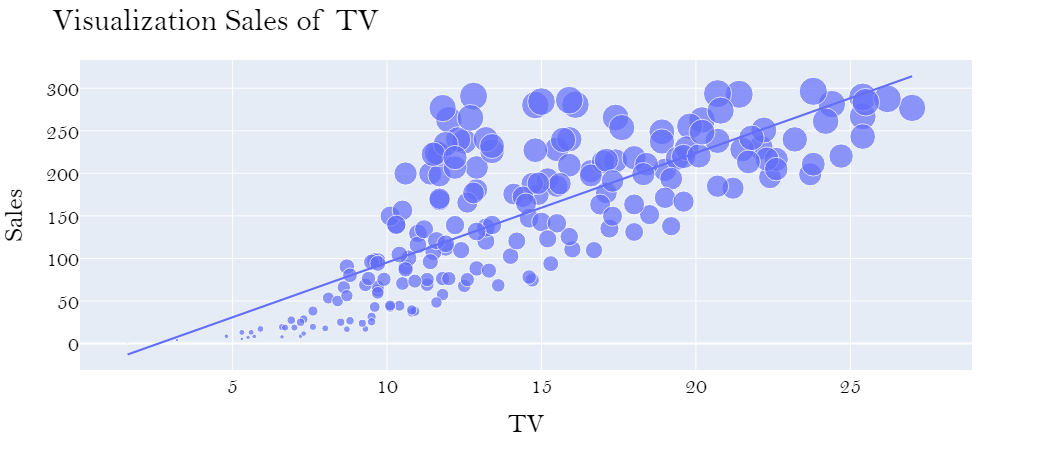
#> input picture Click-Through Rate Prediction with Machine Learning/img/TV.png, 1052 x 450 px
$ jupyter execute --allow-errors 'Click-Through Rate Prediction.ipynb'   (shell and % lines are left out)
#> lines starting #> are read from the running program, lines starting #| are printed output that depends on the picture
# Click-Through Rate Prediction with Machine Learning

In any advertising agency, it is very important to predict the most profitable users who are very likely to respond to targeted advertisements. In this article, I’ll walk you through how to train a model for the task of click-through rate prediction with Machine Learning using Python.

By predicting the click-through rate, an advertising company select the most potential visitors who are most likely to respond to the ads, analyzing their browsing history and showing the most relevant ads based on the interest of the user.

This task is important for every advertising agency because the commercial value of promotions on the Internet depends only on how the user responds to them. A user’s response to ads is very valuable to every ad company because it allows the company to select the ads that are most relevant to users.

In the section below, I will take you how to create a model for the task of click-through rate prediction with Machine Learning using Python. This task is very important for the ones who want to work as a Data Scientist in any company which deals with advertisements like Google and Facebook.

### Click-Through Rate Prediction Model with Python

Now let’s get started with the task of click-through rate prediction model with Machine Learning by importing the dataset:

[cell 1]
import pandas as pd
import numpy as np
import matplotlib.pyplot as plt
import seaborn as sns
import re
import plotly.express as px
import cv2
import plotly.graph_objects as go

# Data Collections

#> (a cell that did not finish here is left out)

#> (a cell that did not finish here is left out)

#> (a cell that did not finish here is left out)

#> (a cell that did not finish here is left out)

## Data Pre-Processing

Now let’s have a look at the data to see if we have any null values in the dataset:

#> (a cell that did not finish here is left out)

#> (a cell that did not finish here is left out)

### so there is no Null vlues in this dataset

Before moving forward, let’s have a look at the names of all the columns in the dataset:

#> (a cell that did not finish here is left out)

Now let’s prepare the data so that we can easily fit into the machine learning model. Here will drop some unnecessary columns:

#> (a cell that did not finish here is left out)

#### Now let’s visualize the relationship between the amount spent on advertising on TV and units sold

#> (a cell that did not finish here is left out)

[cell 11]
img = cv2.imread("img/TV.png",)
#> img is the input picture: shape (450, 1052, 3); mean B, G, R 249, 234.7, 230.6
img = cv2.cvtColor(img, cv2.COLOR_BGR2RGB)
plt.figure(figsize=(16,20))
# plt.rc("font", size=20, weight="bold")
# plt.title("Visualization Sales of TV", fontsize=22, weight="bold", color="red")
plt.imshow(img)

### Now let’s visualize the relationship between the amount spent on advertising on Radio and units sold

#> (a cell that did not finish here is left out)

[cell 13]
img = cv2.imread("img/Radio.png",)
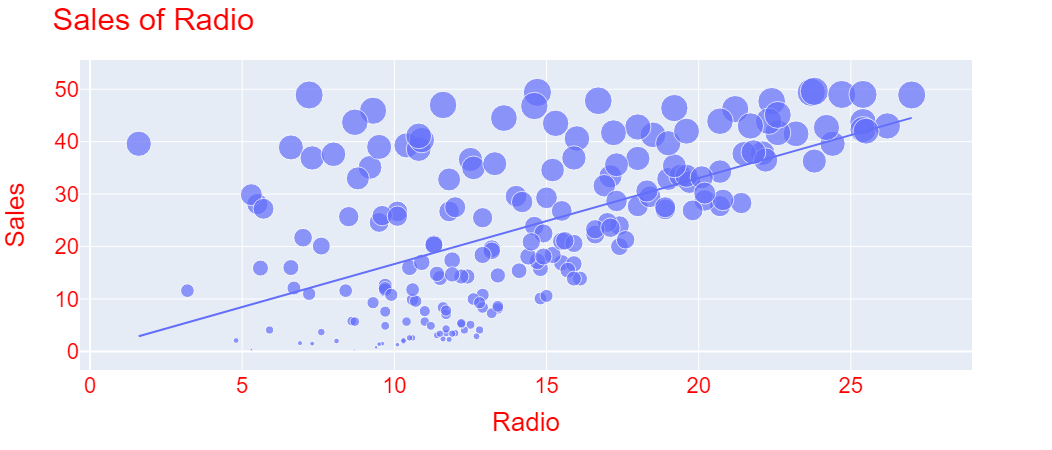
#> input picture Click-Through Rate Prediction with Machine Learning/img/Radio.png, 1052 x 450 px
#> img is the input picture: shape (450, 1052, 3); mean B, G, R 248.5, 234.1, 231.7
img = cv2.cvtColor(img, cv2.COLOR_BGR2RGB)
plt.figure(figsize=(16, 20))
# plt.rc("font", size=20, weight="bold")
# plt.title("Visualization Sales of TV", fontsize=22, weight="bold", color="red")
plt.imshow(img)

### Now let’s visualize the relationship between the amount spent on advertising on newspapers and units sold

#> (a cell that did not finish here is left out)

[cell 15]
img = cv2.imread("img/Newspaper.png",)
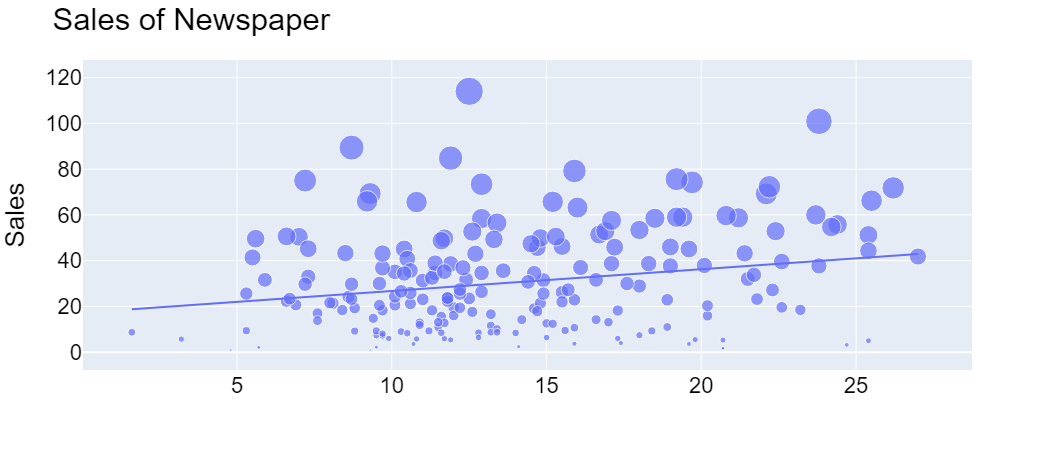
#> input picture Click-Through Rate Prediction with Machine Learning/img/Newspaper.png, 1052 x 450 px
#> img is the input picture: shape (450, 1052, 3); mean B, G, R 248.3, 237.3, 233.2
img = cv2.cvtColor(img, cv2.COLOR_BGR2RGB)
plt.figure(figsize=(16, 20))
# plt.rc("font", size=20, weight="bold")
# plt.title("Visualization Sales of TV", fontsize=22, weight="bold", color="red")
plt.imshow(img)
